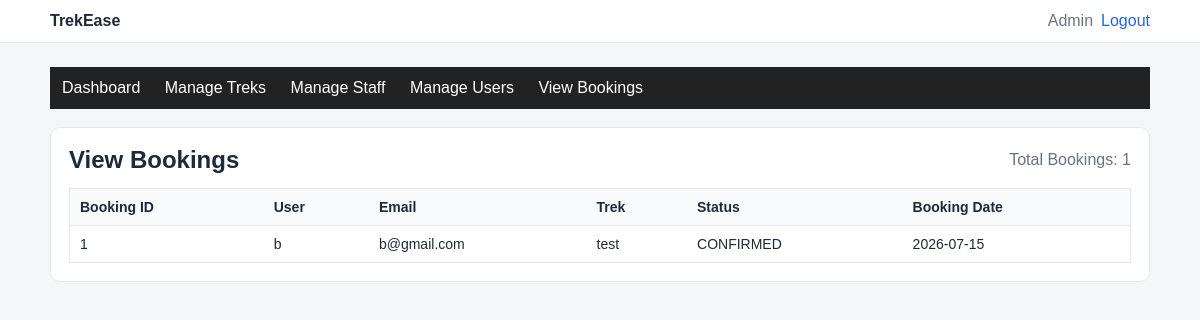
The page /admin/bookings (signed in) on the database as committed earlier.
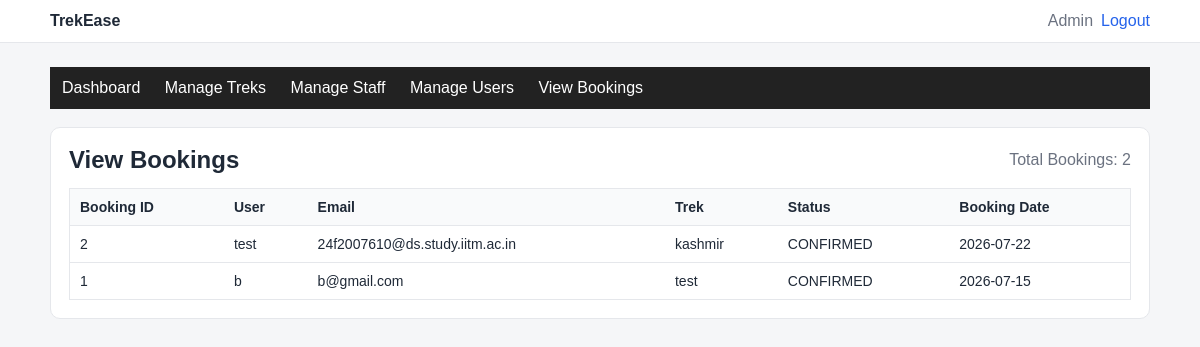
The same page on the database as committed later.
### databases.py (models this page shows, shortened)
class Booking(db.Model):
    __tablename__ = "bookings"
    __table_args__ = (
        db.UniqueConstraint("user_id", "trek_id", name="uq_user_trek"),
    )
    id = db.Column(db.Integer, primary_key=True)
    user_id = db.Column(db.Integer, db.ForeignKey("users.id"), nullable=False)
    trek_id = db.Column(db.Integer, db.ForeignKey("treks.id"), nullable=False)
    booking_status = db.Column(db.String(10), nullable=False, default="PENDING")
    payment_status = db.Column(db.String(10), nullable=False, default="UNPAID")
    booking_date = db.Column(db.Date, nullable=False, default=date.today)
    user = db.relationship("User", back_populates="bookings")
    trek = db.relationship("Trek", back_populates="bookings")

class User(db.Model):
    __tablename__ = "users"
    id = db.Column(db.Integer, primary_key=True)
    name = db.Column(db.String(100), nullable=False)
    email = db.Column(db.String(100), unique=True, nullable=False)
    password = db.Column(db.String(255), nullable=False)
    role = db.Column(db.String(20), nullable=False)  # ADMIN / STAFF / TREKKER
    created_at = db.Column(db.DateTime, default=datetime.utcnow, nullable=False)
    staff_profile = db.relationship("StaffProfile", back_populates="user", uselist=False)
    bookings = db.relationship("Booking", back_populates="user")

class Trek(db.Model):
    __tablename__ = "treks"
    id = db.Column(db.Integer, primary_key=True)
    name = db.Column(db.String(150), nullable=False)
    difficulty = db.Column(db.String(20), nullable=False)  # EASY/MEDIUM/HARD
    location = db.Column(db.String(150), nullable=True)
    duration_days = db.Column(db.Integer, nullable=False)
    start_date = db.Column(db.Date, nullable=False)
    end_date = db.Column(db.Date, nullable=False)
    available_slots = db.Column(db.Integer, nullable=False)
    status = db.Column(db.String(20), nullable=False, default="DRAFT")  # DRAFT/PUBLISHED/CANCELLED
    assigned_staff_id = db.Column(db.Integer, db.ForeignKey("staff_profiles.id"), nullable=True)
    assigned_staff = db.relationship("StaffProfile", back_populates="assigned_treks", foreign_keys=[assigned_staff_id])
    bookings = db.relationship("Booking", back_populates="trek", cascade="all, delete-orphan")

### app.py (the view)
@app.route("/admin/bookings")
def admin_bookings():
    if session.get("role") != "ADMIN":
        return redirect(url_for("login"))
    bookings = Booking.query.order_by(Booking.booking_date.desc()).all()
    return render_template("admin_b.html", bookings=bookings)

### templates/admin_b.html (shortened to what this page needs)
{% extends "base.html" %}
{% block content %}
  {% include "admin_nav.html" %}
  <div class="card">
    <div class="actions-inline" style="justify-content: space-between; margin-bottom: 14px;">
      <h2 style="margin: 0;">View Bookings</h2>
      <span style="color: #6b7280;">Total Bookings: {{ bookings|length }}</span>
    </div>
    {% if bookings %}
      <table>
        <tr>
          <th>Booking ID</th>
          <th>User</th>
          <th>Email</th>
          <th>Trek</th>
          <th>Status</th>
          <th>Booking Date</th>
        </tr>
        {% for booking in bookings %}
          <tr>
            <td>{{ booking.id }}</td>
            <td>{{ booking.user.name }}</td>
            <td>{{ booking.user.email }}</td>
            <td>{{ booking.trek.name }}</td>
            <td>{{ booking.booking_status }}</td>
            <td>{{ booking.booking_date }}</td>
          </tr>
        {% endfor %}
      </table>
    {% else %}
      <p>No bookings found.</p>
    {% endif %}
  </div>
{% endblock %}

Rows that differ between the two databases and show on the page:
added Booking: id "2", user.name "test", user.email "24f2007610@ds.study.iitm.ac.in", trek.name "kashmir", booking_status "CONFIRMED", booking_date "2026-07-22"
Other text that changed with them:
{{ bookings|length }}: "1" → "2"
